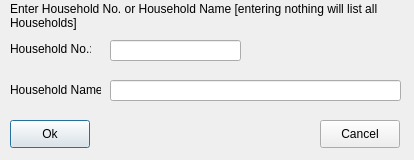
<?xml version="1.0" encoding="UTF-8"?>
<ui version="4.0">
 <class>FindHousehold</class>
 <widget class="QDialog" name="FindHousehold">
  <property name="geometry">
   <rect>
    <x>0</x>
    <y>0</y>
    <width>414</width>
    <height>160</height>
   </rect>
  </property>
  <property name="minimumSize">
   <size>
    <width>414</width>
    <height>160</height>
   </size>
  </property>
  <property name="windowTitle">
   <string>Find Household</string>
  </property>
  <widget class="QPushButton" name="cmdOk">
   <property name="geometry">
    <rect>
     <x>10</x>
     <y>120</y>
     <width>80</width>
     <height>28</height>
    </rect>
   </property>
   <property name="text">
    <string>Ok</string>
   </property>
  </widget>
  <widget class="QPushButton" name="cmdCancel">
   <property name="geometry">
    <rect>
     <x>320</x>
     <y>120</y>
     <width>80</width>
     <height>28</height>
    </rect>
   </property>
   <property name="text">
    <string>Cancel</string>
   </property>
  </widget>
  <widget class="QLineEdit" name="txtHouseholdNo">
   <property name="geometry">
    <rect>
     <x>110</x>
     <y>40</y>
     <width>131</width>
     <height>21</height>
    </rect>
   </property>
  </widget>
  <widget class="QLabel" name="label">
   <property name="geometry">
    <rect>
     <x>10</x>
     <y>40</y>
     <width>81</width>
     <height>18</height>
    </rect>
   </property>
   <property name="text">
    <string>Household No.:</string>
   </property>
  </widget>
  <widget class="QLabel" name="label_2">
   <property name="geometry">
    <rect>
     <x>10</x>
     <y>80</y>
     <width>91</width>
     <height>20</height>
    </rect>
   </property>
   <property name="text">
    <string>Household Name:</string>
   </property>
  </widget>
  <widget class="QLineEdit" name="txtHouseholdName">
   <property name="geometry">
    <rect>
     <x>110</x>
     <y>80</y>
     <width>291</width>
     <height>21</height>
    </rect>
   </property>
  </widget>
  <widget class="QLabel" name="label_3">
   <property name="geometry">
    <rect>
     <x>10</x>
     <y>0</y>
     <width>401</width>
     <height>31</height>
    </rect>
   </property>
   <property name="text">
    <string>Enter Household No. or Household Name [entering nothing will list all Households]</string>
   </property>
   <property name="wordWrap">
    <bool>true</bool>
   </property>
  </widget>
 </widget>
 <tabstops>
  <tabstop>txtHouseholdNo</tabstop>
  <tabstop>txtHouseholdName</tabstop>
  <tabstop>cmdOk</tabstop>
  <tabstop>cmdCancel</tabstop>
 </tabstops>
 <resources/>
 <connections>
  <connection>
   <sender>cmdCancel</sender>
   <signal>clicked()</signal>
   <receiver>FindHousehold</receiver>
   <slot>mdiClose()</slot>
   <hints>
    <hint type="sourcelabel">
     <x>347</x>
     <y>135</y>
    </hint>
    <hint type="destinationlabel">
     <x>271</x>
     <y>129</y>
    </hint>
   </hints>
  </connection>
  <connection>
   <sender>cmdOk</sender>
   <signal>clicked()</signal>
   <receiver>FindHousehold</receiver>
   <slot>findHousehold()</slot>
   <hints>
    <hint type="sourcelabel">
     <x>59</x>
     <y>124</y>
    </hint>
    <hint type="destinationlabel">
     <x>151</x>
     <y>121</y>
    </hint>
   </hints>
  </connection>
 </connections>
 <slots>
  <slot>findHousehold()</slot>
  <slot>mdiClose()</slot>
 </slots>
</ui>
